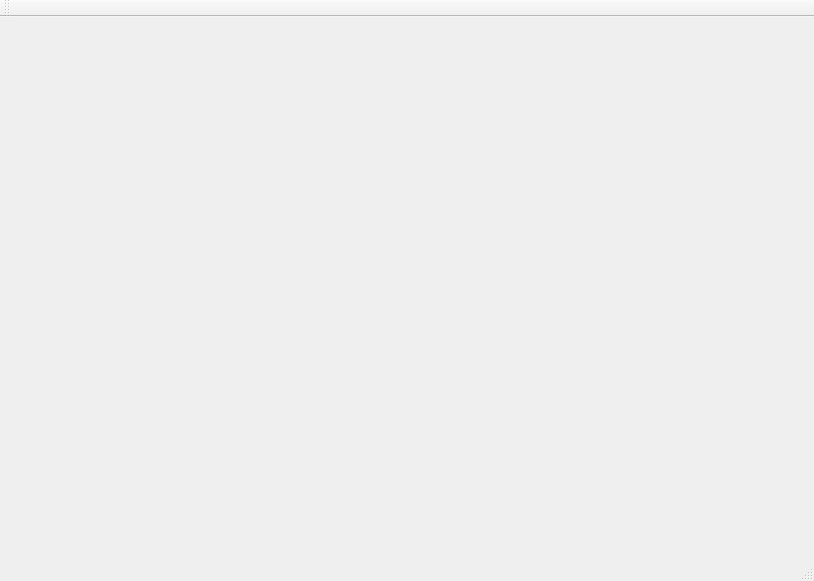
<?xml version="1.0" encoding="UTF-8"?>
<ui version="4.0">
 <class>MainWindow</class>
 <widget class="QMainWindow" name="MainWindow">
  <property name="geometry">
   <rect>
    <x>0</x>
    <y>0</y>
    <width>814</width>
    <height>581</height>
   </rect>
  </property>
  <property name="windowTitle">
   <string>MainWindow</string>
  </property>
  <widget class="QWidget" name="centralWidget"/>
  <widget class="QMenuBar" name="menuBar">
   <property name="geometry">
    <rect>
     <x>0</x>
     <y>0</y>
     <width>814</width>
     <height>26</height>
    </rect>
   </property>
  </widget>
  <widget class="QToolBar" name="mainToolBar">
   <attribute name="toolBarArea">
    <enum>TopToolBarArea</enum>
   </attribute>
   <attribute name="toolBarBreak">
    <bool>false</bool>
   </attribute>
  </widget>
  <widget class="QStatusBar" name="statusBar"/>
 </widget>
 <layoutdefault spacing="6" margin="11"/>
 <resources/>
 <connections/>
</ui>
